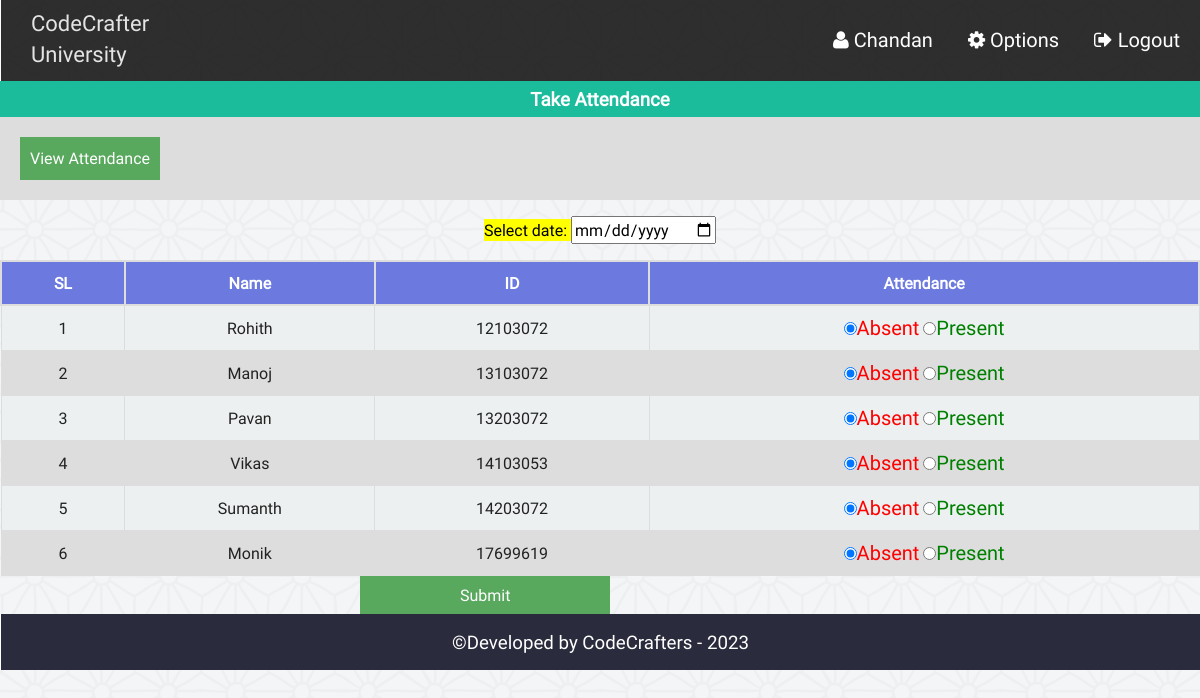
/admin/class_att_fc.php (signed in), run on the app's committed database.
### tables this page shows
CREATE TABLE `at_student` (
  `id` int(11) NOT NULL,
  `name` varchar(40) NOT NULL,
  `st_id` int(11) NOT NULL
);

### admin/php/functions.php (called while the page is built, shortened)
<?php
class login_registration_class{
	public function attn_student(){
		global $conn;
		$sql = "select * from at_student";
		$result = $conn->query($sql);
		return $result;
	}
};
?>

### admin/class_att_fc.php (the view, shortened to what this page needs)
<?php
	require "php/config.php";
	require_once "php/functions.php";
	$user = new login_registration_class();
?>
<?php
include "php/headertop.php";
?>
<div class="all_student fix">
		<h3 style="text-align:center;color:#fff;margin:0;padding:5px;background:#1abc9c"> Take Attendance</h3>
		<div  class="fix" style="background:#ddd;padding:20px;">
			<span style="text-align:center;"><a style="color:#fff;" href="att_view_fc.php"> <button style="background:#58A85D;border:none;color:#fff;padding:10px;">View Attendance</button></a></span>
		</div>
	<form action="" method="post">
		<p style="text-align:center;color:#34495e;">
			<mark>Select date: <input type="date" name="attndate" required/></mark>
		</p>
		<table class="tab_one" style="text-align:center;">
			<tr>
				<th style="text-align:center;">SL</th>
				<th style="text-align:center;">Name</th>
				<th style="text-align:center;">ID</th>
				<th style="text-align:center;">Attendance</th>
			</tr>
			<?php
			$i=0;
				$alluser = $user->attn_student();
				while($rows = $alluser->fetch_assoc()){
				$i++;
		?>
			<tr>
				<td><?php echo $i;?></td>
				<td><?php echo $rows['name'];?></td>
				<td><?php echo $rows['st_id'];?></td>
				<td>
					<label style="color:red;font-size:20px"><input type="radio" name="attn[<?php echo $rows['st_id'];?>]" value="absent" checked/>Absent</label>
					<label style="color:green;font-size:20px"> <input type="radio" name="attn[<?php echo $rows['st_id'];?>]" value="present" />Present</label>
				</td>
			</tr>
			<?php } ?>
		</table>
		<span style="margin-left:360px;"><input style="<text-align:right></text-align:right>;background:#58A85D;border:none;color:#fff;padding:8px 100px;" type="submit" name="submit" value="Submit" /></span>
	</form>
</div>
<?php include "php/footerbottom.php";?>

### admin/css/style.css (style rules this page uses)
html { color: #222; font-size: 1em; line-height: 1.4; }
a { text-decoration:none; }
.fix { overflow:hidden; }
body { font-family:roboto !important; background:url(../img/ptrn.png) repeat fixed; }
.st_reg th, td { padding: 8px; }
table.tab_one { width:100%; }
table.tab_one th { background:#6c7ae0; padding:10px; font-weight:bold; text-align:left; color:white; }
table.tab_one td { border:1px solid #ddd; padding:8px; }
table.tab_one tr:nth-child(odd) { background:#ddd; }
table.tab_one tr:nth-child(even) { background:#ecf0f1; }
.all_student { min-height:450px; }
table.att_tab tr,td,th { border:2px solid #ddd; border-collapse:collapse; padding:8px; }

### data on the page
at_student: name "Rohith", st "12103072"
at_student: name "Manoj", st "13103072"
at_student: name "Pavan", st "13203072"
at_student: name "Vikas", st "14103053"
at_student: name "Sumanth", st "14203072"
at_student: name "Monik", st "17699619"

### other printed values
$fname "Chandan"
